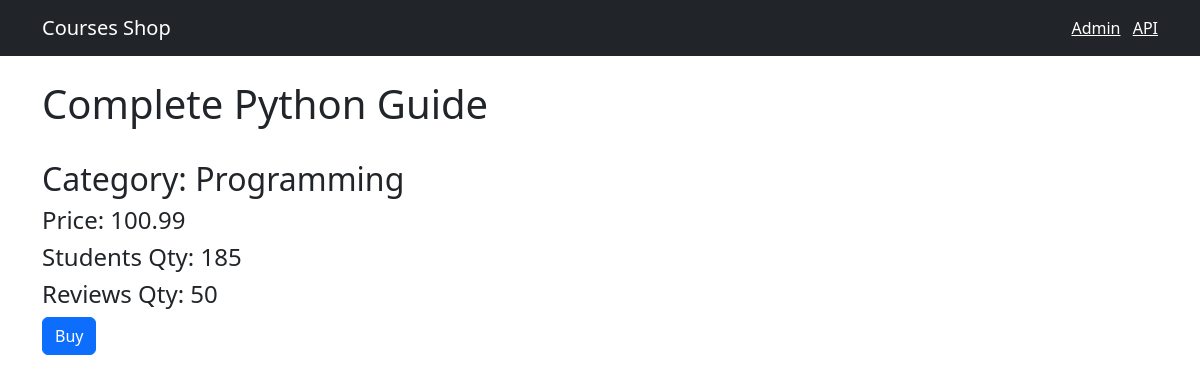
The page /10 on the database its author committed.
### shop/models.py (models this page shows, shortened)
class Course(models.Model):
    title = models.CharField(max_length=255)
    price = models.FloatField()
    students_qty = models.IntegerField()
    reviews_qty = models.IntegerField()
    created_at = models.DateTimeField(default=timezone.now)
    category = models.ForeignKey(Category, on_delete=models.CASCADE)

class Category(models.Model):
    title = models.CharField(max_length=300)
    created_at = models.DateTimeField(default=timezone.now)
    def __str__(self):
        return self.title

### shop/views.py (the view)
# urls.py: path('<int:course_id>', views.single_course, name="single_course")
def single_course(request, course_id):
    course = get_object_or_404(Course, pk=course_id)
    return render(request, 'shop/single_course.html', {'course': course})

### templates/shop/single_course.html (shortened to what this page needs)
{% extends 'base.html' %}
{% block content %}
<h1 class="mt-4">{{ course.title }}</h1>
<br>
<h2>Category: {{ course.category }}</h2>
<h4>Price: {{ course.price }}</h4>
<h4>Students Qty: {{ course.students_qty }}</h4>
<h4>Reviews Qty: {{ course.reviews_qty }}</h4>
<button class="btn btn-primary">Buy</button>
{% endblock %}

### rows shown on the page
Course: title "Complete Python Guide", category "Programming", price "100.99", students_qty "185", reviews_qty "50"
